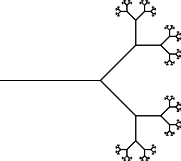

The Python source for this figure:
#!/usr/bin/python3

import turtle
import canvasvg

def tree(len, n):
    if n <= 0:
        return
    else:
        turtle.forward(len)
        turtle.left(45)
        tree(len * 0.5, n - 1)
        turtle.right(90)
        tree(len * 0.5, n - 1)
        turtle.left(45)
        turtle.backward(len)

turtle.speed(0)
tree(100, 9)
turtle.hideturtle()
ts = turtle.getscreen().getcanvas()
canvasvg.saveall("tree.svg", ts)
